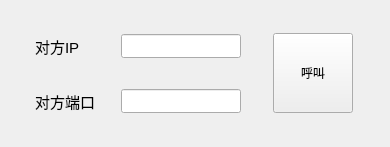
<?xml version="1.0" encoding="UTF-8"?>
<ui version="4.0">
 <class>MainWindow</class>
 <widget class="QMainWindow" name="MainWindow">
  <property name="geometry">
   <rect>
    <x>0</x>
    <y>0</y>
    <width>390</width>
    <height>147</height>
   </rect>
  </property>
  <property name="windowTitle">
   <string>MainWindow</string>
  </property>
  <widget class="QWidget" name="centralwidget">
   <layout class="QHBoxLayout" name="horizontalLayout">
    <item>
     <layout class="QGridLayout" name="gridLayout">
      <item row="0" column="0">
       <widget class="QLabel" name="label">
        <property name="minimumSize">
         <size>
          <width>80</width>
          <height>24</height>
         </size>
        </property>
        <property name="maximumSize">
         <size>
          <width>80</width>
          <height>24</height>
         </size>
        </property>
        <property name="font">
         <font>
          <family>Arial</family>
          <pointsize>11</pointsize>
         </font>
        </property>
        <property name="text">
         <string>对方IP</string>
        </property>
       </widget>
      </item>
      <item row="1" column="0">
       <widget class="QLabel" name="label_2">
        <property name="minimumSize">
         <size>
          <width>80</width>
          <height>24</height>
         </size>
        </property>
        <property name="maximumSize">
         <size>
          <width>80</width>
          <height>24</height>
         </size>
        </property>
        <property name="font">
         <font>
          <family>Arial</family>
          <pointsize>11</pointsize>
         </font>
        </property>
        <property name="text">
         <string>对方端口</string>
        </property>
       </widget>
      </item>
      <item row="0" column="1">
       <widget class="QLineEdit" name="IPEdit">
        <property name="sizePolicy">
         <sizepolicy hsizetype="Expanding" vsizetype="Fixed">
          <horstretch>0</horstretch>
          <verstretch>0</verstretch>
         </sizepolicy>
        </property>
        <property name="minimumSize">
         <size>
          <width>120</width>
          <height>24</height>
         </size>
        </property>
        <property name="maximumSize">
         <size>
          <width>120</width>
          <height>24</height>
         </size>
        </property>
       </widget>
      </item>
      <item row="1" column="1">
       <widget class="QLineEdit" name="portEdit">
        <property name="minimumSize">
         <size>
          <width>120</width>
          <height>24</height>
         </size>
        </property>
        <property name="maximumSize">
         <size>
          <width>120</width>
          <height>24</height>
         </size>
        </property>
       </widget>
      </item>
     </layout>
    </item>
    <item>
     <widget class="QPushButton" name="callButton">
      <property name="minimumSize">
       <size>
        <width>80</width>
        <height>80</height>
       </size>
      </property>
      <property name="maximumSize">
       <size>
        <width>80</width>
        <height>80</height>
       </size>
      </property>
      <property name="text">
       <string>呼叫</string>
      </property>
     </widget>
    </item>
   </layout>
  </widget>
  <widget class="QMenuBar" name="menubar">
   <property name="geometry">
    <rect>
     <x>0</x>
     <y>0</y>
     <width>390</width>
     <height>22</height>
    </rect>
   </property>
  </widget>
 </widget>
 <resources/>
 <connections/>
</ui>
